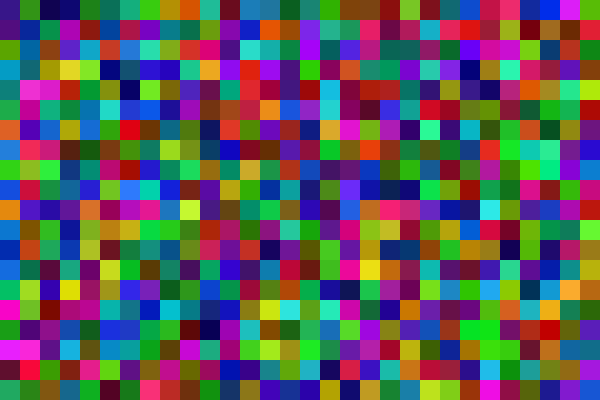
Frame 1 (no input)
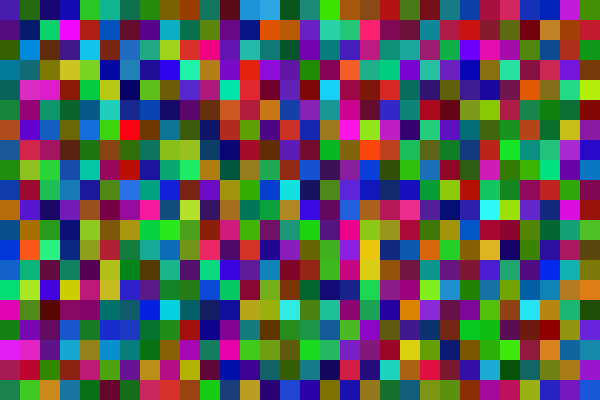
Frame 60 (no input)
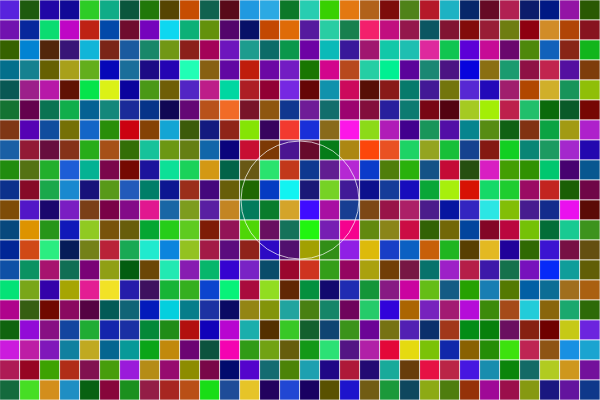
Frame 120 (the mouse pressed at the canvas centre since frame 60)

The p5.js sketch that drew these frames (run headless with seeded random() and noise() and a simulated clock; from frame 60 on, the mouse is pressed at the canvas centre):

// p5.js sketch
// ── sketch.js
let grid = [];
let squareSize = 20;
let gridSizeX = 30;
let gridSizeY = 20;
let waveRadius = 0;
let waveSpeed = 1;
let waveCenter = { x: 0, y: 0 };
let isWaveActive = false;

function setup() {
  createCanvas(600, 400);
  colorMode(HSB, 360, 100, 100, 1);
  noStroke();
  
  for (let y = 0; y < gridSizeY; y++) {
    grid[y] = [];
    for (let x = 0; x < gridSizeX; x++) {
      grid[y][x] = {
        hue: random(360),
        saturation: 80 + random(20),
        brightness: 50 + random(30),
        pulseSpeed: random(0.01, 0.03),
        pulseOffset: random(TWO_PI),
        flashColor: null,
        isFlashing: false
      };
    }
  }
}

function draw() {
  background(10);
  
  for (let y = 0; y < gridSizeY; y++) {
    for (let x = 0; x < gridSizeX; x++) {
      let square = grid[y][x];
      
      // Calculate pulse value
      let pulseValue = sin(frameCount * square.pulseSpeed + square.pulseOffset);
      let brightness = square.brightness + pulseValue * 20;
      
      // Handle flashing
      if (square.isFlashing) {
        fill(square.flashColor);
        square.isFlashing = false; // Reset flash after one frame
      } else {
        fill(square.hue, square.saturation, brightness);
      }
      
      rect(x * squareSize, y * squareSize, squareSize, squareSize);
    }
  }
  
  // Draw wave if active
  if (isWaveActive) {
    stroke(255, 0.7);
    noFill();
    ellipse(waveCenter.x, waveCenter.y, waveRadius * 2);
    waveRadius += waveSpeed;
    
    // Check if wave has passed all squares
    let maxDist = dist(0, 0, width, height);
    if (waveRadius > maxDist) {
      isWaveActive = false;
    }
  }
}

function mousePressed() {
  waveCenter = { x: mouseX, y: mouseY };
  isWaveActive = true;
  waveRadius = 0;
  
  // Trigger flash for squares within wave range
  let centerX = Math.floor(mouseX / squareSize);
  let centerY = Math.floor(mouseY / squareSize);
  
  for (let y = 0; y < gridSizeY; y++) {
    for (let x = 0; x < gridSizeX; x++) {
      let distToCenter = dist(x * squareSize, y * squareSize, mouseX, mouseY);
      
      if (distToCenter <= waveRadius + squareSize) {
        grid[y][x].isFlashing = true;
        grid[y][x].flashColor = color(random(360), 100, 100);
      }
    }
  }
}
